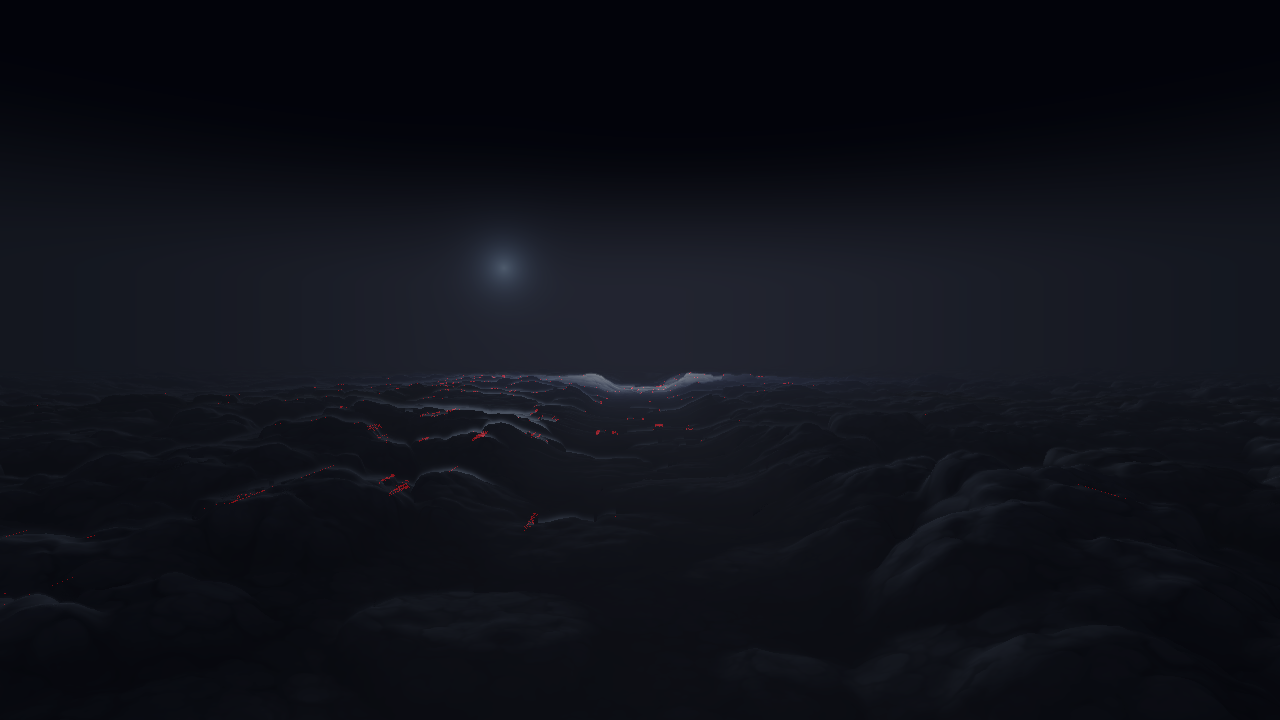
#> input picture GateClouds/Docs~/crawl_map_U7_720p.png, 1280 x 720 px
$ python measure_comb.py '../Docs~/crawl_map_U7_720p.png'
#> lines starting #> are read from the running program, lines starting #| are printed output that depends on the picture; after the words box and inside, x2 and y2 are one past the last pixel; in counts of white or black regions, pixels touching at a corner belong together
"""蓝白 / Lanbai · gate clouds kit · the art review's comb metric (美术审片意见 P1).

On contour pixels (vertical gradient > 12 codes), the fraction whose horizontal neighbour differences alternate in
sign with both magnitudes > 4 codes (a 1-px comb). Target <= 8 %; the Blender final's deck ~2 %.

  python3 measure_comb.py image.png [--rows 0.62 1.0] [--cols 0 1]
"""
import sys

import numpy as np
from PIL import Image


def comb_ratio(path, rows=(0.62, 1.0), cols=(0.0, 1.0)):
#> called with path = '../Docs~/crawl_map_U7_720p.png', rows = (0.62, 1), cols = (0, 1)
    a = np.asarray(Image.open(path).convert('RGB')).astype(float) @ [0.2126, 0.7152, 0.0722]
    h, w = a.shape
#> h = 720; w = 1280
    a = a[int(rows[0] * h):int(rows[1] * h), int(cols[0] * w):int(cols[1] * w)]
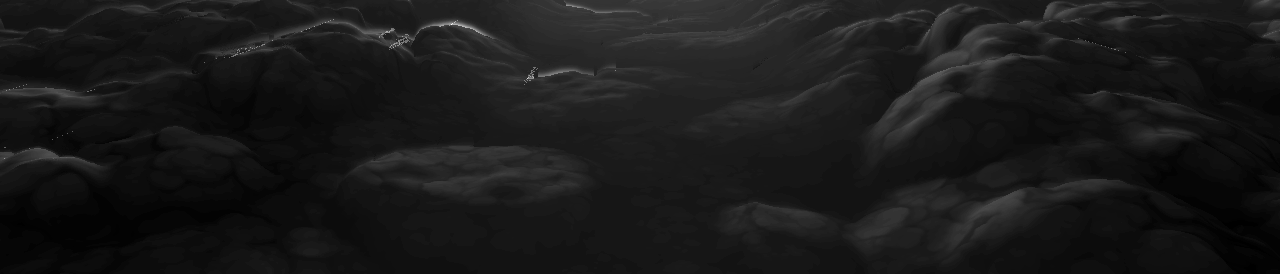
#> a: shape (274, 1280) float64; min 7.15, max 85.61, mean 15.1; drawn with min black and max white
    gy = np.abs(a[1:, 1:-1] - a[:-1, 1:-1])
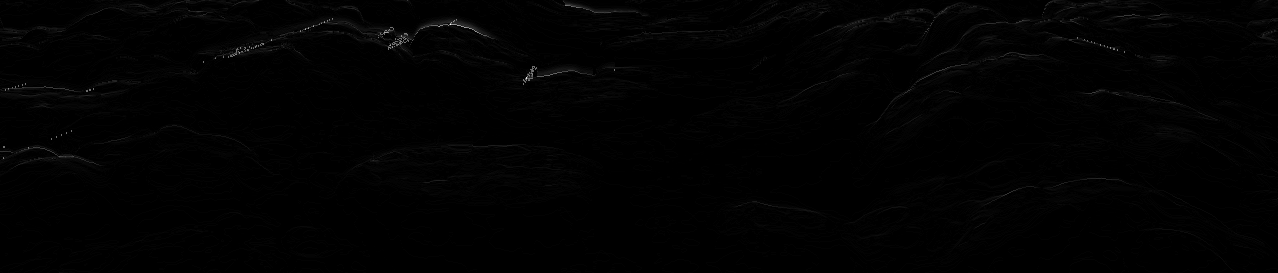
#> gy: shape (273, 1278) float64; min 0, max 56.89, mean 0.4; drawn with min black and max white
    dl = a[1:, 1:-1] - a[1:, :-2]
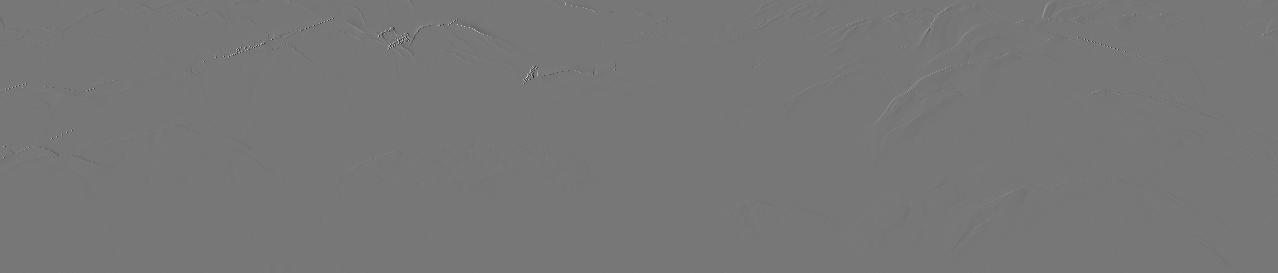
#> dl: shape (273, 1278) float64; min -46.17, max 52.6, mean 0; drawn with min black and max white
    dr = a[1:, 2:] - a[1:, 1:-1]
    contour = gy > 12
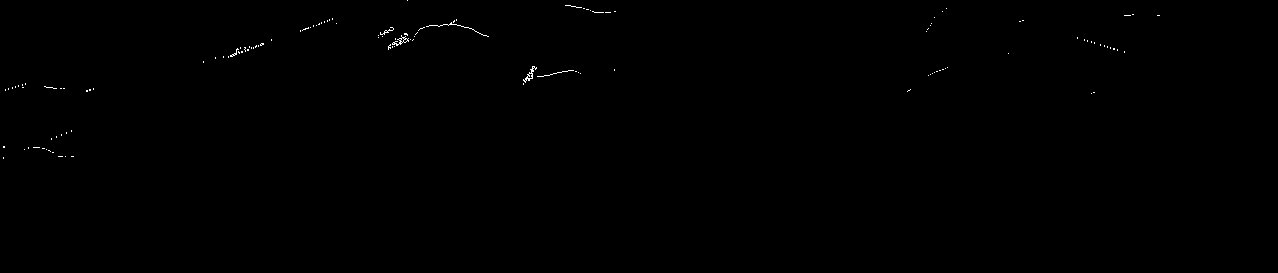
#> contour: shape (273, 1278) bool; 0.17% white in thin lines or dots, all inside (x1, y1, x2, y2) = (3, 0, 1160, 159)
    alt = (np.sign(dl) != np.sign(dr)) & (np.abs(dl) > 4) & (np.abs(dr) > 4)
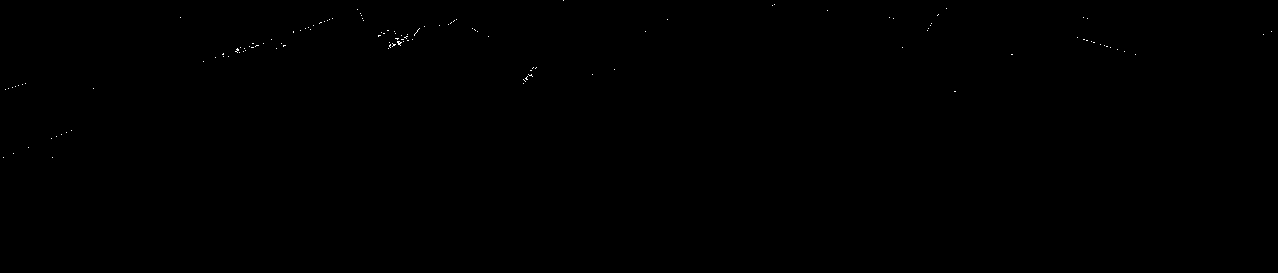
#> alt: shape (273, 1278) bool; 0.06% white in thin lines or dots, all inside (x1, y1, x2, y2) = (3, 0, 1272, 158)
    return float((alt & contour).sum() / max(contour.sum(), 1)), int(contour.sum())


if __name__ == '__main__':
    a = sys.argv[1:]
    rows = tuple(float(x) for x in a[a.index('--rows') + 1:a.index('--rows') + 3]) if '--rows' in a else (0.62, 1.0)
    cols = tuple(float(x) for x in a[a.index('--cols') + 1:a.index('--cols') + 3]) if '--cols' in a else (0.0, 1.0)
    r, n = comb_ratio(a[0], rows, cols)
#> r = 0.186; n = 602
    print('%s: comb %.1f %% of %d contour px' % (a[0], 100 * r, n))
#| ../Docs~/crawl_map_U7_720p.png: comb 18.6 % of 602 contour px

$ run again, on GateClouds/Docs~/d22_fog_check.png
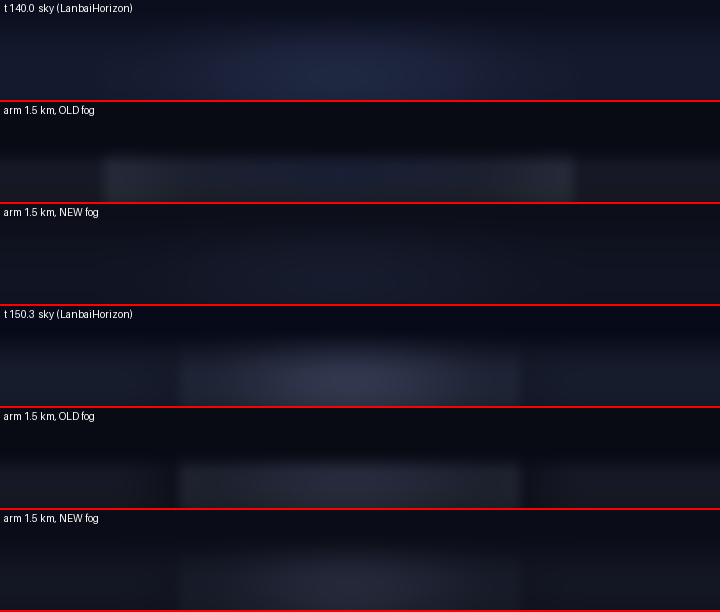
#> input picture GateClouds/Docs~/d22_fog_check.png, 720 x 612 px
#> in comb_ratio, `contour = gy > 12`:
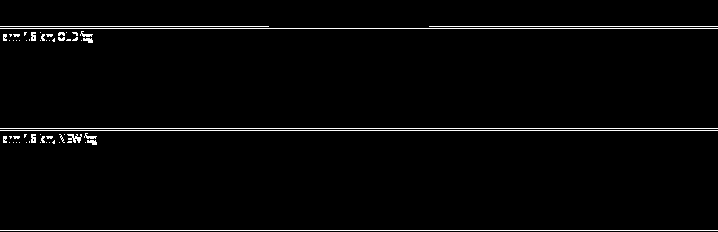
#> contour: shape (232, 718) bool; 2.4% white in thin lines or dots, all inside (x1, y1, x2, y2) = (0, 26, 718, 231)
#> in comb_ratio, `alt = (np.sign(dl) != np.sign(dr)) & (np.abs(dl) > 4) & (np.abs(dr) > 4)`:
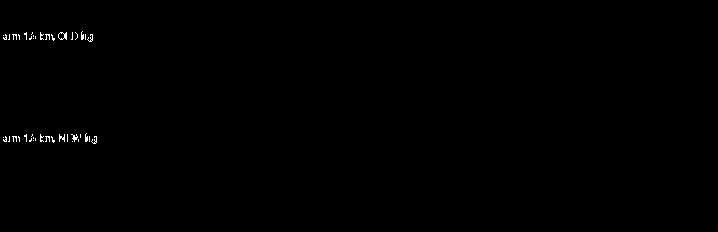
#> alt: shape (232, 718) bool; 0.27% white in thin lines or dots, all inside (x1, y1, x2, y2) = (3, 31, 97, 144)
#> r = 0.054; n = 4057
#| ../Docs~/d22_fog_check.png: comb 5.4 % of 4057 contour px

$ run again, on GateClouds/Docs~/deck_only_U8fwd.png
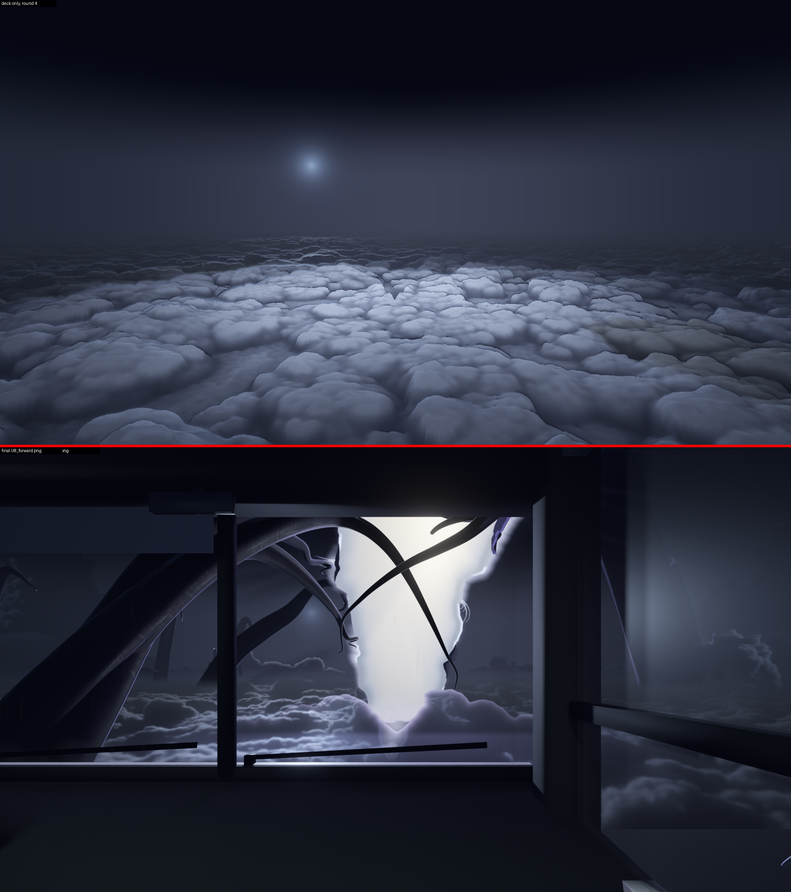
#> input picture GateClouds/Docs~/deck_only_U8fwd.png, 791 x 892 px, shrunk from 1920 x 2166 before the run
#> in comb_ratio, `contour = gy > 12`:
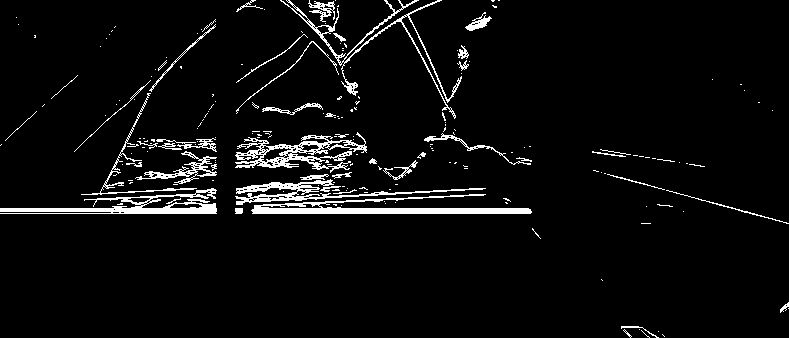
#> contour: shape (338, 789) bool; 5% white; 201 white regions (156 under 20 px), largest, box (x1, y1, x2, y2) and area: (251, 194, 532, 214) 2192, (0, 188, 217, 214) 1867, (235, 132, 367, 173) 1766
#> in comb_ratio, `alt = (np.sign(dl) != np.sign(dr)) & (np.abs(dl) > 4) & (np.abs(dr) > 4)`:
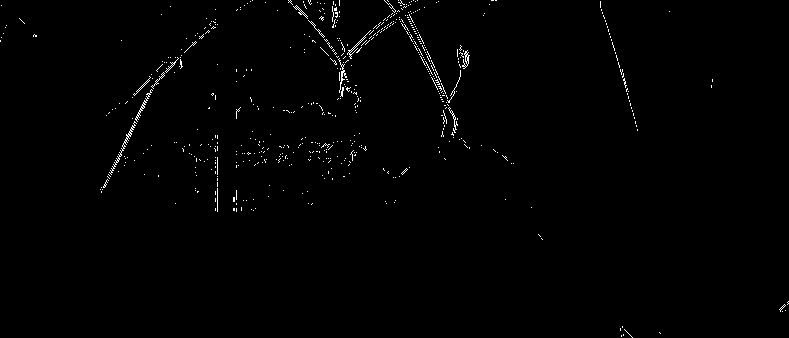
#> alt: shape (338, 789) bool; 0.85% white in thin lines or dots
#> r = 0.0609; n = 13424
#| ../Docs~/deck_only_U8fwd.png: comb 6.1 % of 13424 contour px
